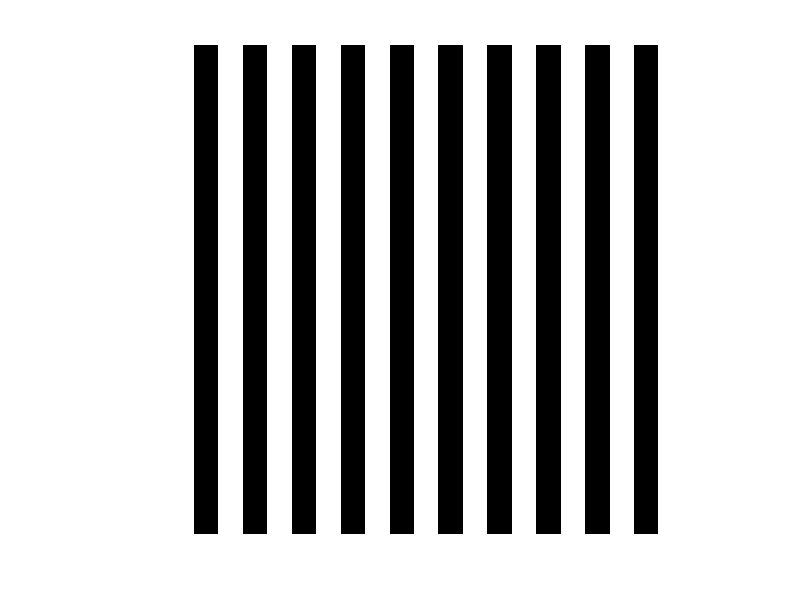

Recreate this plot in MATLAB.
%grating
N = 200;
x = linspace(-1,1,N);
y = linspace(-1,1,N);
[X,Y] = meshgrid(x,y);
A=zeros(N,N);

f = 5;%frequency
k = sin(2*pi*f*X);%wave equation 
A(find(k>0))=1;
A(find(k<0))=0; 

figure (1);
imshow (A);

I_img = uint8(A*255);
imwrite(I_img, "C:\Users\Faye\Documents\B1\1.1\grating.jpg");
imwrite(I_img, "C:\Users\Faye\Documents\B1\1.1\grating.png");
imwrite(I_img, "C:\Users\Faye\Documents\B1\1.1\grating.bmp");
imwrite(I_img, "C:\Users\Faye\Documents\B1\1.1\grating.tiff");